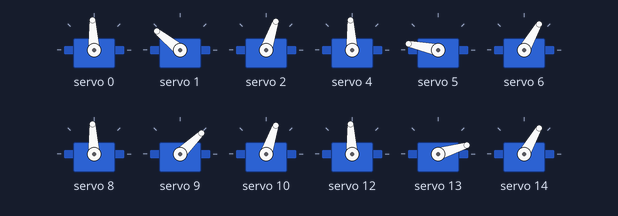
Recording of a sketch running on a simulated Arduino Uno, built with avr-gcc and run on an emulated ATmega328P. On the bench: 12 × servo.

Above: at 8.05 s.
At 8.65 s:
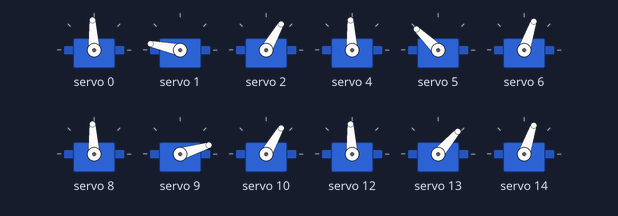
At 9.25 s:
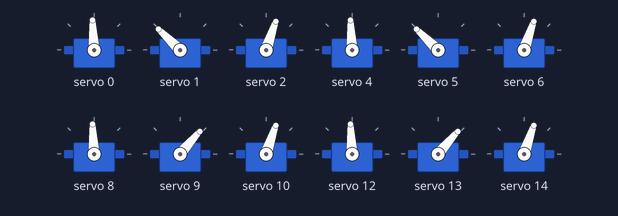
Timing chart, 0 to 11.0 s (numbered marks = the images above):
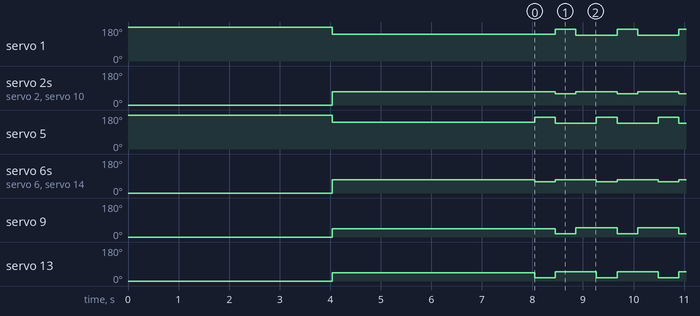

The sketch:

S.P.A.R.K_Moving_Backward.ino
```cpp
/* S.P.A.R.K Moving_Backward
   Project: S.P.A.R.K
   Start date: 13 June 2023
   Last edited: 13 June 2023
   Info:

  My attempt to make S.P.A.R.K walk backward for the first time.

  My walking theory:
  ------------------
  Their will be 2 legs touching the ground and 2 in the air for each step.
  The 2 legs will operate in sync with the other leg diagnal from its partner.
  For example:

  Leg A will partner with Leg C
  Leg B will partner with Leg D.

  The Tibia of the paired legs will lift first and the Femur will then lift second.
  Once the second pair of legs begin to lift, the already raised Femur will then lower
  first then the Tibia will lower second which follows on indefinitly, thus making the robot walk.

  Made by Nathan-Busse.
*/

// Calling Libraries
#include <Adafruit_PWMServoDriver.h>
#include <Wire.h>

// Pin declarations
#define Coxae_A 0
#define Femur_A 1
#define Tibia_A 2

#define Coxae_B 4
#define Femur_B 5
#define Tibia_B 6

#define Coxae_C 8
#define Femur_C 9
#define Tibia_C 10

#define Coxae_D 12
#define Femur_D 13
#define Tibia_D 14

/* Coxae positions
   ---------------
*/
#define CL_idle 90
#define CR_idle 90

/* Resting leg position
   --------------------
*/

// Degres left femur
#define coxae_l 90
#define femur_l 180
#define tibia_l 0

// Degrees right femur
#define coxae_r 90
#define femur_r 0
#define tibia_r 0


/* Standing leg positions
   ----------------------
*/

// Left legs
#define FL_stand 135
#define TL_stand 70

// Right legs
#define FR_stand 45
#define TR_stand 70


/* Walking BACK leg positions
   ---------------------
*/

// Left legs
#define BTL_rise 60
#define BFL_forward 130
#define BTL_lower 70
#define BFL_back 160

// Right legs
#define BTR_rise 60
#define BFR_forward 50
#define BTR_lower 70
#define BFR_back 20


/* Time delay
   ----------
*/
#define stand 4000
#define hold 400
#define rest 4000

/* PWM setup
   ---------
*/
#define MIN_PulseLength 500
#define MAX_PulseLength 2500
#define MED_PulseLength 2500
#define Frequency 50  // 50 HRz

Adafruit_PWMServoDriver pwm = Adafruit_PWMServoDriver();
int degrees;

void setup() {
  pwm.begin();
  pwm.setPWMFreq(Frequency);

/* Resting position
   ----------------
*/

// Left leg
  pwm.setPWM(Coxae_A, 0, pulseWidth(coxae_l));  // A
  pwm.setPWM(Femur_A, 0, pulseWidth(femur_l));  // A
  pwm.setPWM(Tibia_A, 0, pulseWidth(tibia_l));  // A

  pwm.setPWM(Coxae_B, 0, pulseWidth(coxae_l));   // B
  pwm.setPWM(Femur_B, 0, pulseWidth(femur_l));  // B
  pwm.setPWM(Tibia_B, 0, pulseWidth(tibia_l));  // B

  // Right leg
  pwm.setPWM(Coxae_C, 0, pulseWidth(coxae_r));   // C
  pwm.setPWM(Femur_C, 0, pulseWidth(femur_r));  // C
  pwm.setPWM(Tibia_C, 0, pulseWidth(tibia_r));  // C

  pwm.setPWM(Coxae_D, 0, pulseWidth(coxae_r));   // D
  pwm.setPWM(Femur_D, 0, pulseWidth(femur_r));  // D
  pwm.setPWM(Tibia_D, 0, pulseWidth(tibia_r));  // D

  // Left leg
  pwm.setPWM(Coxae_A, 0, pulseWidth(coxae_l));  // A
  pwm.setPWM(Femur_A, 0, pulseWidth(femur_l));  // A
  pwm.setPWM(Tibia_A, 0, pulseWidth(tibia_l));  // A

  pwm.setPWM(Coxae_B, 0, pulseWidth(coxae_l));   // B
  pwm.setPWM(Femur_B, 0, pulseWidth(femur_l));  // B
  pwm.setPWM(Tibia_B, 0, pulseWidth(tibia_l));  // B

  // Right leg
  pwm.setPWM(Coxae_C, 0, pulseWidth(coxae_r));   // C
  pwm.setPWM(Femur_C, 0, pulseWidth(femur_r));  // C
  pwm.setPWM(Tibia_C, 0, pulseWidth(tibia_r));  // C

  pwm.setPWM(Coxae_D, 0, pulseWidth(coxae_r));   // D
  pwm.setPWM(Femur_D, 0, pulseWidth(femur_r));  // D
  pwm.setPWM(Tibia_D, 0, pulseWidth(tibia_r));  // D
  delay(rest);

  /* Standing position
   ----------------
  */
  pwm.setPWM(Coxae_A, 0, pulseWidth(CL_idle));
  pwm.setPWM(Coxae_B, 0, pulseWidth(CL_idle));
  pwm.setPWM(Coxae_C, 0, pulseWidth(CR_idle));
  pwm.setPWM(Coxae_D, 0, pulseWidth(CR_idle));

  pwm.setPWM(Femur_A, 0, pulseWidth(FL_stand));
  pwm.setPWM(Femur_B, 0, pulseWidth(FL_stand));
  pwm.setPWM(Femur_C, 0, pulseWidth(FR_stand));
  pwm.setPWM(Femur_D, 0, pulseWidth(FR_stand));

  pwm.setPWM(Tibia_A, 0, pulseWidth(TL_stand));
  pwm.setPWM(Tibia_B, 0, pulseWidth(TL_stand));
  pwm.setPWM(Tibia_C, 0, pulseWidth(TR_stand));
  pwm.setPWM(Tibia_D, 0, pulseWidth(TR_stand));
  delay(stand);
}

void loop() {

  // Walking
  pwm.setPWM(Coxae_A, 0, pulseWidth(CL_idle));
  pwm.setPWM(Coxae_B, 0, pulseWidth(CL_idle));
  pwm.setPWM(Coxae_C, 0, pulseWidth(CR_idle));
  pwm.setPWM(Coxae_D, 0, pulseWidth(CR_idle));


// Back legs
  // Rise
  pwm.setPWM(Tibia_D, 0, pulseWidth(BTR_rise));
  pwm.setPWM(Tibia_B, 0, pulseWidth(BTL_rise));
  pwm.setPWM(Femur_D, 0, pulseWidth(BFR_back));
  pwm.setPWM(Femur_B, 0, pulseWidth(BFL_back));
  delay(hold);

  // Lower
  pwm.setPWM(Tibia_D, 0, pulseWidth(BTR_lower));
  pwm.setPWM(Tibia_B, 0, pulseWidth(BTL_lower));
  pwm.setPWM(Femur_D, 0, pulseWidth(BFR_forward));
  pwm.setPWM(Femur_B, 0, pulseWidth(BFL_forward));

// Front legs
  // Rise
  pwm.setPWM(Tibia_A, 0, pulseWidth(BTL_rise));
  pwm.setPWM(Tibia_C, 0, pulseWidth(BTR_rise));
  pwm.setPWM(Femur_A, 0, pulseWidth(BFL_back));
  pwm.setPWM(Femur_C, 0, pulseWidth(BFR_back));
  delay(hold);

  // Lower
  pwm.setPWM(Tibia_A, 0, pulseWidth(BTL_lower));
  pwm.setPWM(Tibia_C, 0, pulseWidth(BTR_lower));
  pwm.setPWM(Femur_A, 0, pulseWidth(BFL_forward));
  pwm.setPWM(Femur_C, 0, pulseWidth(BFR_forward));
  delay(hold);
}

/* Pulsewidth declaration
   ----------------------
*/
int pulseWidth(int angle) {
  int pulse_wide, analog_value;
  pulse_wide = map(angle, 0, 180, MIN_PulseLength, MAX_PulseLength);
  analog_value = int(float(pulse_wide) / 1000000 * Frequency * 4096);
  Serial.println(analog_value);
  return analog_value;
}
```

Measured:
- by itself, servo 1: repeats every 1.2 s: 168° 0.40 s, 136° 0.82 s
- by itself, servo 2, servo 10: repeats every 1.2 s: 60° 0.40 s, 71° 0.82 s
- by itself, servo 5: repeats every 1.2 s: 168° 0.41 s, 136° 0.81 s
- by itself, servo 6, servo 14: repeats every 1.2 s: 60° 0.41 s, 71° 0.81 s
- by itself, servo 9: repeats every 1.2 s: 17° 0.40 s, 49° 0.82 s
- by itself, servo 13: repeats every 1.2 s: 17° 0.41 s, 49° 0.81 s
